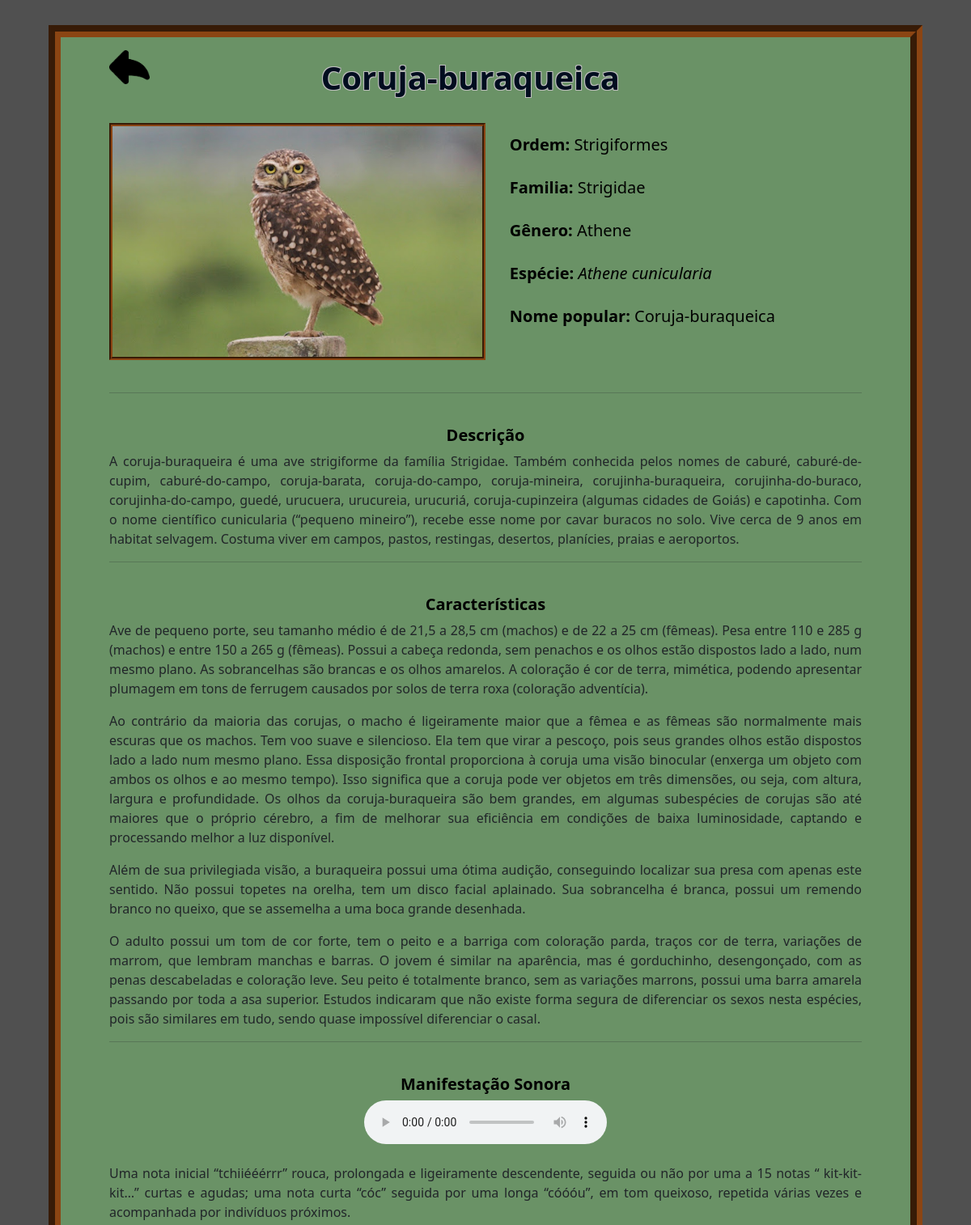
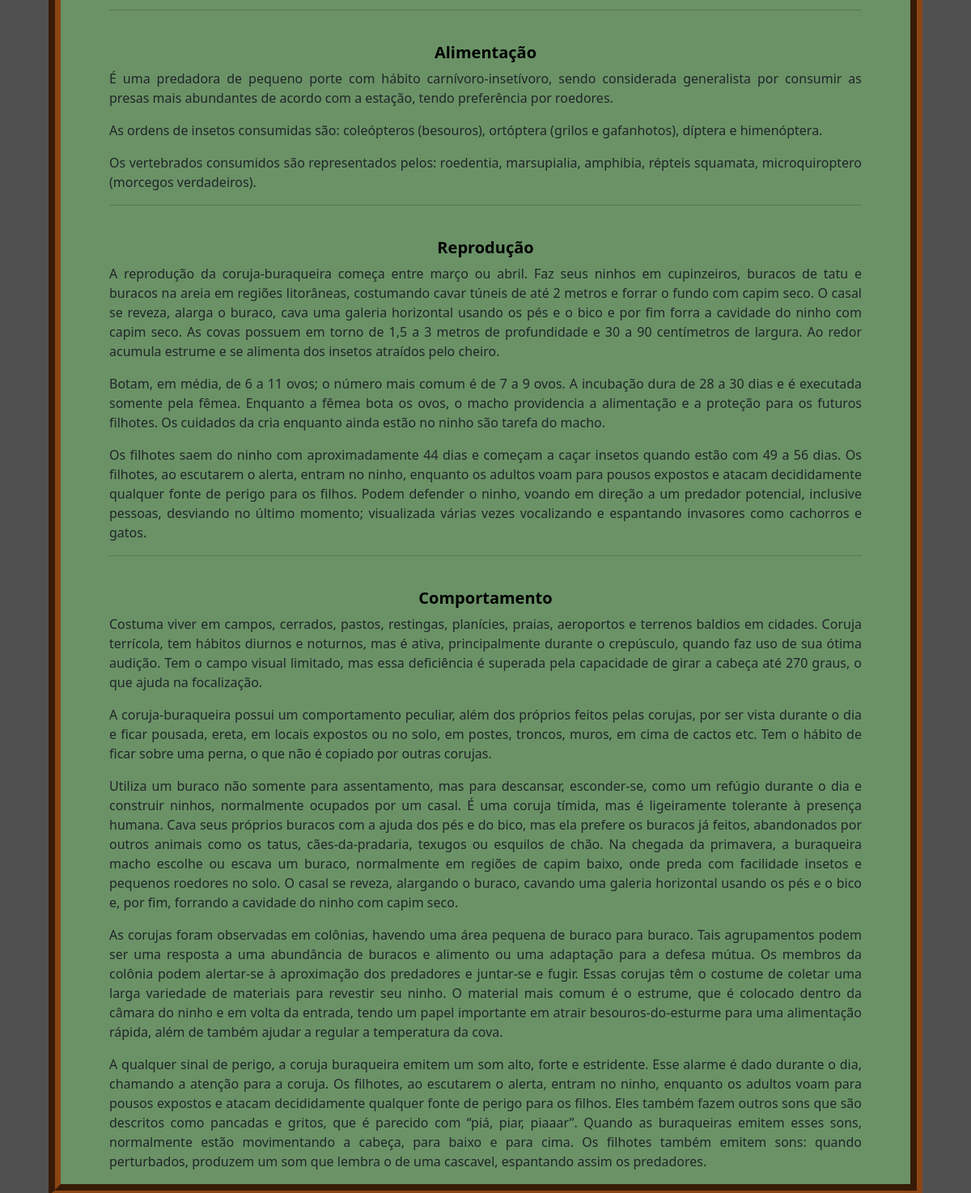
Screenshot of /templates/ave.php?idAve=2 with the database file from the repository (2 pictures, top to bottom).
### tables this page shows
CREATE TABLE `aves` (
  `id` int(11) NOT NULL,
  `ordem` varchar(20) NOT NULL,
  `familia` varchar(20) NOT NULL,
  `genero` varchar(20) NOT NULL,
  `especie` varchar(40) NOT NULL,
  `nome` varchar(30) NOT NULL,
  `descricao` text NOT NULL,
  `caracteristica` text NOT NULL,
  `voz` text NOT NULL,
  `alimentacao` text NOT NULL,
  `reproducao` text NOT NULL,
  `comportamento` text NOT NULL,
  `imagem` varchar(50) NOT NULL,
  `audio` varchar(50) NOT NULL
);

### templates/ave.php (the view, shortened to what this page needs)
<?php
include_once "site.php";
$idAve = $_GET["idAve"];
$result_carousel = "SELECT * FROM aves WHERE id = $idAve";
$resultado_carousel = mysqli_query($con, $result_carousel);
$dados = mysqli_fetch_assoc($resultado_carousel);
?>
<!DOCTYPE html>
<html id="color">
<head>
    <link rel="stylesheet" type="text/css" href="../static/_css/_site.css">
    <link rel="stylesheet" href="../static/_css/bootstrap.css">
</head>
<body id="normal">
<div class="conteiner">
<div class="ave">
<a href="index.php"><img src="../static/_image/voltar.png" class="rounded float-start" id="img" width="50px"></a>
    <div class="div01">
        <h1><b><?php echo $dados['nome']; ?></b></h1>
    </div> </br>
    <div class="div07">
        <div class=div06><img src="<?php echo $dados['imagem']; ?>" class='d-block w-100'> </div>
        <table id="inf">
        <tr> <td class="espaco"> <h5><b>Ordem: </b><?php echo $dados['ordem']; ?></h5> </td> </tr>
        <tr> <td class="espaco"> <h5><b>Familia: </b><?php echo $dados['familia']; ?></h5> </td> </tr>
        <tr> <td class="espaco"> <h5><b>Gênero: </b><?php echo $dados['genero']; ?></h5> </td> </tr>
        <tr> <td class="espaco"> <h5><b>Espécie: </b><i><?php echo $dados['especie']; ?></i></h5> </td> </tr>
        <tr> <td class="espaco"> <h5><b>Nome popular: </b><?php echo $dados['nome']; ?></h5> </td> </tr>
        </table>
    </div>
    <div>
        </br> <hr> </br>
        <h5 class="alinhamento"><b>Descrição</b></h5>
        <?php echo $dados['descricao']; ?> <hr> <br>
        <h5 class="alinhamento"><b>Características</b></h5>
        <?php echo $dados['caracteristica']; ?> <hr> <br>
        <h5 class="alinhamento"><b>Manifestação Sonora</b></h5>
        <audio src="<?php echo $dados['audio']; ?>" preload="auto" class="rounded mx-auto d-block" controls></audio> <br/>
        <?php echo $dados['voz']; ?> <hr> <br>
        <h5 class="alinhamento"><b>Alimentação</b></h5>
        <?php echo $dados['alimentacao']; ?> <hr> <br>
        <h5 class="alinhamento"><b>Reprodução</b></h5>
        <?php echo $dados['reproducao']; ?> <hr> <br>
        <h5 class="alinhamento"><b>Comportamento</b></h5>
        <?php echo $dados['comportamento']; ?>
    </div>
</div>
</div>
</body>
</html>

### static/_css/_site.css (style rules this page uses)
html { width: 100%; height: 100%; padding: 25px; background-color: #505050 }
#normal { border: none; background-color: #505050; }
.div01 { display: flex; justify-content: center; align-items: center; position: relative; top: 6%; width: 100%; height: 70px; padding-bottom: 50px; padding-top: 2%; }
.conteiner { width: 100%; height: 100%; display: flex; justify-content: center; align-content: center; }
.ave { width: 90%; border: 15px groove #8B4513; text-align: justify; background-color: #6a9266; padding-left: 5%; padding-right: 5%; position: absolute; justify-content: center; align-items: center; align-content: center; padding-top: 1%; }
.div06 { float: left; width: 50%; min-width: 50%; height: auto; border: 4px groove #8B4513; }
.div07 { max-height: 327px; display: flex; align-items: center; }
#inf { width: 40%; }
.espaco { padding-bottom: 20px; padding-left: 8%; }
#img { position:absolute; display: block; z-index: 999 }
h1 { position: relative; text-align: center; color: #000d1f; text-shadow: #BDBDBD 1px -1px, #BDBDBD -1px 1px, #BDBDBD 1px 1px, #BDBDBD -1px -1px; padding-top: 5%; padding-right: 4%; }
.alinhamento { text-align: center; }
h5 { color:black; }

### rows the page displays
aves: nome "Coruja-buraqueica", imagem (picture), ordem "Strigiformes", familia "Strigidae", genero "Athene", especie "Athene cunicularia", descricao "A coruja-buraqueira é uma ave strigiforme da família Strigidae. Também conhecida pelos nomes de caburé, caburé-de-cupim, caburé-do-campo, coruja-barata, coruja-do-campo, coruja-mineira, corujinha-buraqueira, corujinha-do-buraco, corujinha-do-campo, guedé, urucuera, urucureia, urucuriá, coruja-cupinzeira (algumas cidades de Goiás) e capotinha. Com o nome científico cunicularia (“pequeno mineiro”), recebe esse nome por cavar buracos no solo. Vive cerca de 9 anos em habitat selvagem. Costuma viver em campos, pastos, restingas, desertos, planícies, praias e aeroportos.", caracteristica "Ave de pequeno porte, seu tamanho médio é de 21,5 a 28,5 cm (machos) e de 22 a 25 cm (fêmeas). Pesa entre 110 e 285 g (machos) e entre 150 a 265 g (fêmeas). Possui a cabeça redonda, sem penachos e os olhos estão dispostos lado a lado, num mesmo plano. As sobrancelhas são brancas e os olhos amarelos. A coloração é cor de terra, mimética, podendo apresentar plumagem em tons de ferrugem causados por solos de terra roxa (coloração adventícia). Ao contrário da maioria das corujas, o macho é ligeiramente maior que a fêmea e as fêmeas são normalmente mais escuras que os machos. Tem voo suave e silencioso. Ela tem que virar a pescoço, pois seus grandes olhos estão dispostos lado a lado num mesmo…", voz "Uma nota inicial “tchiiééérrr” rouca, prolongada e ligeiramente descendente, seguida ou não por uma a 15 notas “ kit-kit-kit…” curtas e agudas; uma nota curta “cóc” seguida por uma longa “cóóóu”, em tom queixoso, repetida várias vezes e acompanhada por indivíduos próximos.", alimentacao "É uma predadora de pequeno porte com hábito carnívoro-insetívoro, sendo considerada generalista por consumir as presas mais abundantes de acordo com a estação, tendo preferência por roedores. As ordens de insetos consumidas são: coleópteros (besouros), ortóptera (grilos e gafanhotos), díptera e himenóptera. Os vertebrados consumidos são representados pelos: roedentia, marsupialia, amphibia, répteis squamata, microquiroptero (morcegos verdadeiros).", reproducao "A reprodução da coruja-buraqueira começa entre março ou abril. Faz seus ninhos em cupinzeiros, buracos de tatu e buracos na areia em regiões litorâneas, costumando cavar túneis de até 2 metros e forrar o fundo com capim seco. O casal se reveza, alarga o buraco, cava uma galeria horizontal usando os pés e o bico e por fim forra a cavidade do ninho com capim seco. As covas possuem em torno de 1,5 a 3 metros de profundidade e 30 a 90 centímetros de largura. Ao redor acumula estrume e se alimenta dos insetos atraídos pelo cheiro. Botam, em média, de 6 a 11 ovos; o número mais comum é de 7 a 9 ovos. A incubação dura de 28 a 30 dias e é executada somente pela fêmea. Enquanto a fêmea bota os ovos,…", comportamento "Costuma viver em campos, cerrados, pastos, restingas, planícies, praias, aeroportos e terrenos baldios em cidades. Coruja terrícola, tem hábitos diurnos e noturnos, mas é ativa, principalmente durante o crepúsculo, quando faz uso de sua ótima audição. Tem o campo visual limitado, mas essa deficiência é superada pela capacidade de girar a cabeça até 270 graus, o que ajuda na focalização. A coruja-buraqueira possui um comportamento peculiar, além dos próprios feitos pelas corujas, por ser vista durante o dia e ficar pousada, ereta, em locais expostos ou no solo, em postes, troncos, muros, em cima de cactos etc. Tem o hábito de ficar sobre uma perna, o que não é copiado por outras corujas.…"
